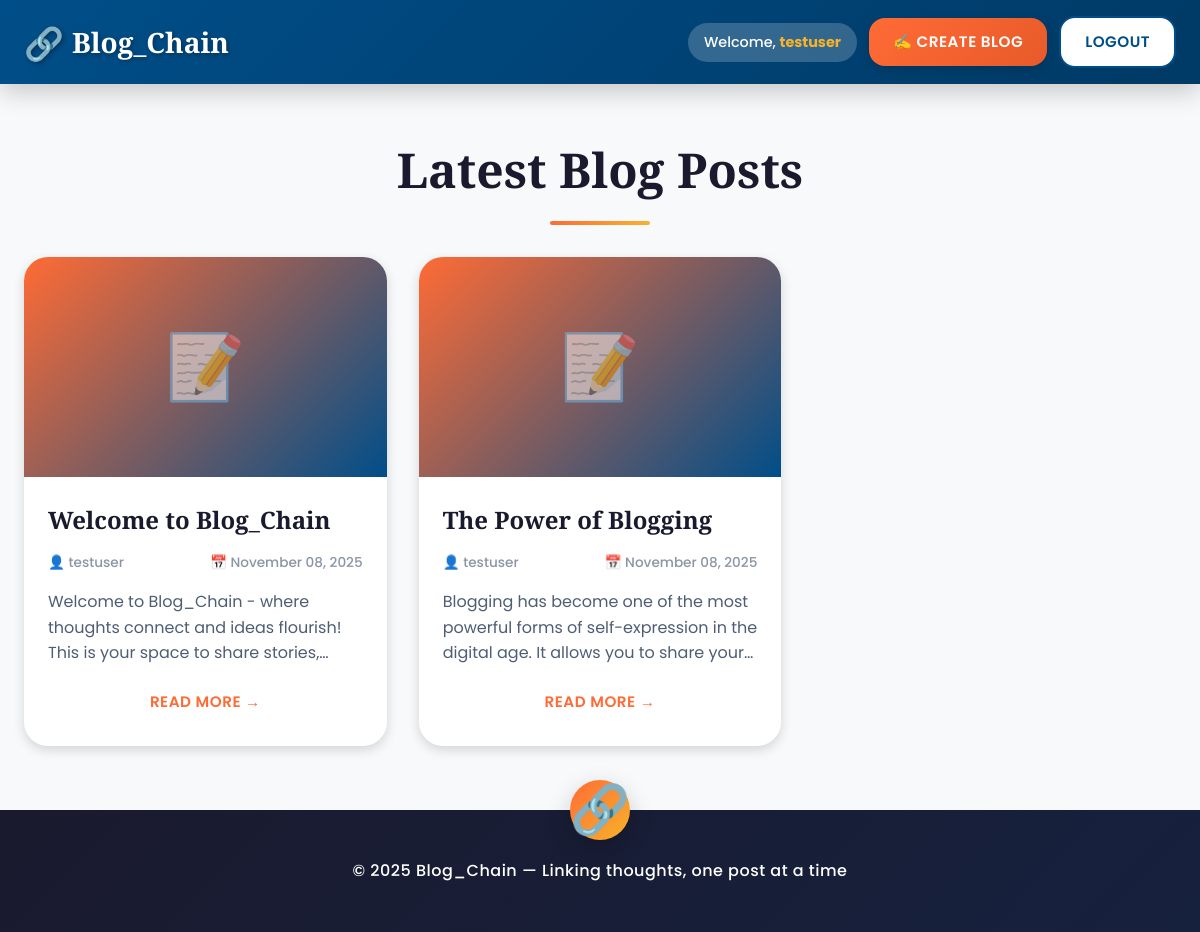
The app's page /index.php (signed in) with its own data.
### tables this page shows
CREATE TABLE IF NOT EXISTS blogPost (
    id INT AUTO_INCREMENT PRIMARY KEY,
    user_id INT NOT NULL,
    title VARCHAR(255) NOT NULL,
    content TEXT NOT NULL,
    image VARCHAR(255) DEFAULT NULL,
    created_at TIMESTAMP DEFAULT CURRENT_TIMESTAMP,
    updated_at TIMESTAMP DEFAULT CURRENT_TIMESTAMP ON UPDATE CURRENT_TIMESTAMP,
    FOREIGN KEY (user_id) REFERENCES user(id) ON DELETE CASCADE
);

CREATE TABLE IF NOT EXISTS user (
    id INT AUTO_INCREMENT PRIMARY KEY,
    username VARCHAR(50) NOT NULL UNIQUE,
    email VARCHAR(100) NOT NULL UNIQUE,
    password VARCHAR(255) NOT NULL,
    role VARCHAR(20) DEFAULT 'user',
    created_at TIMESTAMP DEFAULT CURRENT_TIMESTAMP
);

### config.php (called while the page is built, shortened)
<?php
function isLoggedIn() {
    return isset($_SESSION['user_id']) && !empty($_SESSION['user_id']);
}
function formatDate($date) {
    return date('F d, Y', strtotime($date));
}
?>

### index.php (the view, shortened to what this page needs)
<?php
require_once 'config.php';
$query = "SELECT b.*, u.username FROM blogPost b
          JOIN user u ON b.user_id = u.id
          ORDER BY b.created_at DESC";
$result = $conn->query($query);
?>
<!DOCTYPE html>
<html lang="en">
<head>
    <link rel="stylesheet" href="css/style.css">
</head>
<body>
    <nav class="navbar">
        <div class="container">
            <div class="nav-brand">
                <a href="index.php"><?php echo SITE_NAME; ?></a>
            </div>
            <div class="nav-menu">
                <?php if (isLoggedIn()): ?>
                    <span>Welcome, <strong><?php echo htmlspecialchars($_SESSION['username']); ?></strong></span>
                    <a href="create.php" class="btn btn-primary">✍️ Create Blog</a>
                    <a href="logout.php" class="btn btn-secondary">Logout</a>
                <?php else: ?>
                    <a href="login.php" class="btn btn-primary">Login</a>
                    <a href="register.php" class="btn btn-secondary">Register</a>
                <?php endif; ?>
            </div>
        </div>
    </nav>
    <div class="container">
        <h1 class="page-title">Latest Blog Posts</h1>
        <?php if ($result && $result->num_rows > 0): ?>
            <div class="blog-grid">
                <?php while ($blog = $result->fetch_assoc()): ?>
                    <div class="blog-card">
                        <div class="blog-image">
                            <?php if (!empty($blog['image']) && file_exists(UPLOAD_DIR . $blog['image'])): ?>
                                <img src="<?php echo getImageUrl($blog['image']); ?>"
                                     alt="<?php echo htmlspecialchars($blog['title']); ?>">
                            <?php else: ?>
                                <div class="placeholder">📝</div>
                            <?php endif; ?>
                        </div>
                        <div class="blog-content">
                            <h2 class="blog-title">
                                <a href="view.php?id=<?php echo $blog['id']; ?>">
                                    <?php echo htmlspecialchars($blog['title']); ?>
                                </a>
                            </h2>
                            <div class="blog-meta">
                                <span>👤 <?php echo htmlspecialchars($blog['username']); ?></span>
                                <span>📅 <?php echo formatDate($blog['created_at']); ?></span>
                            </div>
                            <div class="blog-excerpt">
                                <?php
                                $clean_content = str_replace(['\r\n', '\n\r', '\n', '\r', '\\r\\n', '\\n'], ' ', $blog['content']);
                                $clean_content = strip_tags($clean_content);
                                echo htmlspecialchars($clean_content);
                                ?>
                            </div>
                            <a href="view.php?id=<?php echo $blog['id']; ?>" class="btn btn-link">
                                Read More →
                            </a>
                        </div>
                    </div>
                <?php endwhile; ?>
            </div>
        <?php endif; ?>
    </div>
    <footer>
        <p>&copy; 2025 <?php echo SITE_NAME; ?> &mdash; <?php echo SITE_TAGLINE; ?></p>
    </footer>
</body>
</html>

### records on screen
blogpost: title "Welcome to Blog_Chain", user.username "testuser", created_at "November 08, 2025", content "Welcome to Blog_Chain - where thoughts connect and ideas flourish! This is your space to share…"
blogpost: title "The Power of Blogging", user.username "testuser", created_at "November 08, 2025", content "Blogging has become one of the most powerful forms of self-expression in the digital age. It allows you to share…"

### other values on screen
SITE_NAME "Blog_Chain"
$_SESSION['username'] "testuser"
SITE_TAGLINE "Linking thoughts, one post at a time"
